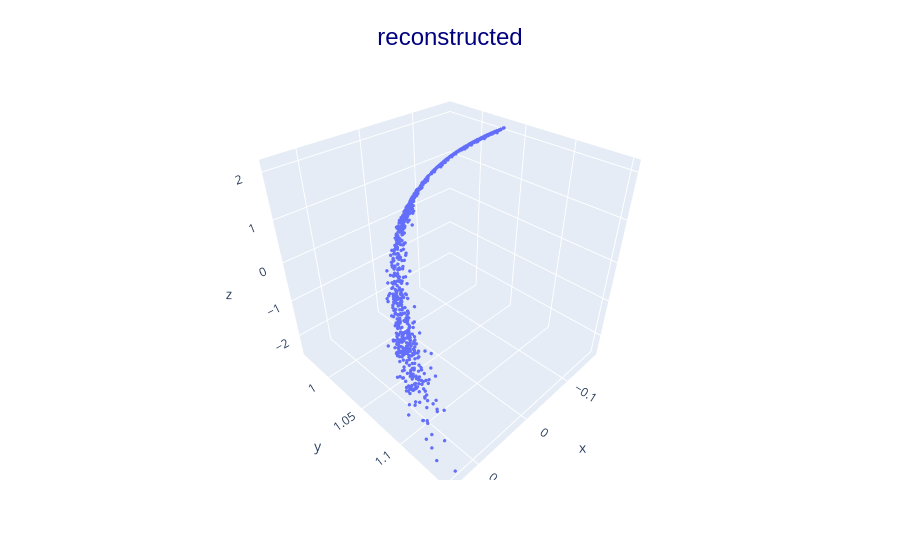

Here is the notebook cell this chart was saved with:
### Code cell
predictions_g = samples(model, guide, True)
if z_dim == 2:
    zs = predictions_g["z"][0]
    plt.scatter(x=zs[:,0], y=zs[:,1])

### Figure 1 — Plotly figure (JSON) as saved in the notebook; plotly's stock layout.template omitted (floating-point values rounded to 4 significant figures; data arrays with more than 128 entries replaced by an {"elided": "..."} marker saying what was removed)
{"data": [{"hovertemplate": "x=%{x}<br>y=%{y}<br>z=%{z}<extra></extra>", "legendgroup": "", "marker": {"color": "#636efa", "size": 2, "symbol": "circle"}, "mode": "markers", "name": "", "scene": "scene", "showlegend": false, "type": "scatter3d", "x": {"elided": "1000 float values"}, "y": {"elided": "1000 float values"}, "z": {"elided": "1000 float values"}}], "layout": {"legend": {"tracegroupgap": 0}, "margin": {"t": 60}, "scene": {"domain": {"x": [0, 1], "y": [0, 1]}, "xaxis": {"title": {"text": "x"}}, "yaxis": {"title": {"text": "y"}}, "zaxis": {"title": {"text": "z"}}}, "title": {"font": {"color": "navy", "family": "Arial", "size": 24}, "text": "reconstructed", "x": 0.5, "y": 0.95}}}
